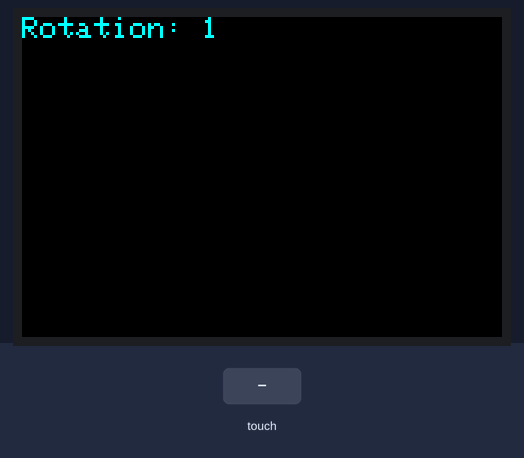
Recording of a program running on a simulated STM32 Nucleo. On the bench: 480×320 colour display. Inputs (shaded band) come from the test bench.

Above: at 5.7 s.
5.8 s: touch panel pressed at 13 % / 10 % of its raw x / y range
7.3 s: touch panel pressed at 38 % / 10 % of its raw x / y range
10.3 s: touch panel pressed at 62 % / 10 % of its raw x / y range
At 11.7 s:
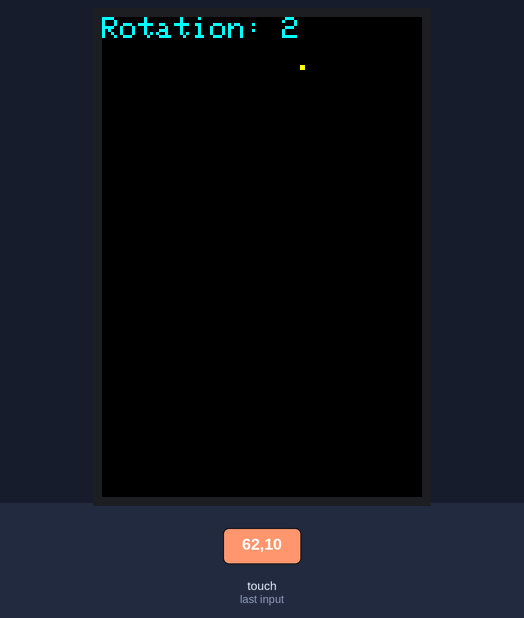
Timing chart, 0 to 13.3 s (numbered marks = the images above; inputs shaded):
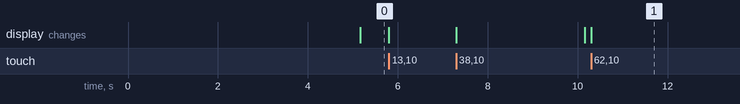

Measured:
- after the input at 10.3 s, the display: changes at once (image 1)

The program:

main.cpp
```cpp
#include <Arduino.h>
#include <Wire.h>
#include <Adafruit_GFX.h>
#include <Waveshare_ILI9486.h>

// =======================
// Kolory 16-bit (RGB565)
// =======================
#define BLACK   0x0000
#define BLUE    0x001F
#define RED     0xF800
#define GREEN   0x07E0
#define CYAN    0x07FF
#define MAGENTA 0xF81F
#define YELLOW  0xFFE0
#define WHITE   0xFFFF

unsigned long lastRotationChange = 0;
uint8_t rot = 0;


// =======================
// LCD - alias GFX
// =======================
namespace {
  Waveshare_ILI9486 Waveshield; // domyślne piny SPI z biblioteki
  Adafruit_GFX &tft = Waveshield; // alias
}

void mapTouchToRotation(int16_t &x, int16_t &y) {
    uint8_t rot = tft.getRotation();
    int16_t tempX = x;
    int16_t tempY = y;
    int16_t w = tft.width();
    int16_t h = tft.height();

    switch (rot) {
        case 0: // pionowo
            // bez zmian
            break;

        case 1: // poziomo
            x = w - tempX;
            y = h - tempY;
            break;

        case 2: // pionowo odwrotnie
            x = tempX;
            y = tempY;
            break;

        case 3: // poziomo odwrotnie
            x = w - tempX;
            y = h - tempY;
            break;
    }
}


void setup() {

    // ----- LCD -----
    Waveshield.begin();
    tft.fillScreen(CYAN); // czyść ekran przy każdej zmianie
}

void loop() {


    unsigned long now = millis();

    // co 5 sekund zmieniaj rotację
    if (now - lastRotationChange >= 5000) {
        rot = (rot + 1) % 4;  // 0,1,2,3
        tft.setRotation(rot);
        tft.fillScreen(BLACK); // czyść ekran przy każdej zmianie
        tft.setCursor(0, 0);
        tft.setTextColor(CYAN, BLACK);
        tft.setTextSize(3);
        tft.print("Rotation: ");
        tft.println(rot);

        lastRotationChange = now;
    }

    // obsługa dotyku i rysowanie
    TSPoint p = Waveshield.getPoint();
    if (p.z > 100) {
      Waveshield.normalizeTsPoint(p);
        int16_t px = p.x;
        int16_t py = p.y;
        mapTouchToRotation(p.x,p.y); // korekta wg rotacji
        tft.fillRect(p.x, p.y, 5, 5, YELLOW);
    }
}
```
